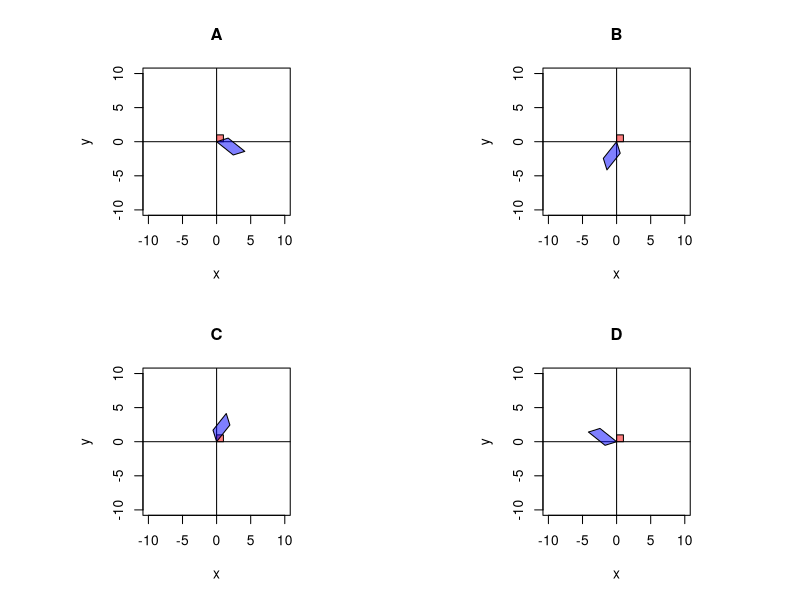

This chart was generated by the following R code:
## ---- chunk 1
matpr = function(A){
  pra = "\\begin{bmatrix}\n"
  for(i in 1:dim(A)[1]){
    pra = paste0(pra,paste0(A[i,],collapse=" & "))
    if(i<dim(A)[1]){pra = paste0(pra,"\\\\\n")} else {pra = paste0(pra,"\n")}
  }
  pra = paste0(pra,"\\end{bmatrix}")
  return(pra)
}
matcc = function(A){
  s = "[["
  for(i in 1:(dim(A)[1])){
    s2 = paste0(A[i,],collapse=",")
    s = paste0(s,s2,collapse="")
    if(i<dim(A)[1]){
      s = paste0(s,"],\n            [",collapse="")
    }
  }
  s = paste0(s,"]]",collapse="")
  return(s)
}

while(T){
  X = matrix(c(0,1,1,0,0,0,1,1),2,byrow=T)
  transformations = sample(1:5,3)
  nums = numeric()
  wrd1 = character()
  mats = list()
  for(i in 1:length(transformations)){
    tr = transformations[i]
    k = sample(13:25,1)/10
    th = round(runif(1,0.1,2*pi-0.1),2)
    if(tr==1){
      wrd1 = c(wrd1,paste0("horizontal stretch by factor ",k))
      nums = c(nums,k)
      mats[[i]] = matrix(c(k,0,0,1),2,byrow=T)
    }
    if(tr==2){
      wrd1 = c(wrd1,paste0("vertical stretch by factor ",k))
      nums = c(nums,k)
      mats[[i]] = matrix(c(1,0,0,k),2,byrow=T)
    }
    if(tr==3){
      wrd1 = c(wrd1,paste0("rotation by angle ",th))
      nums = c(nums,th)
      mats[[i]] = matrix(round(c(cos(th),-sin(th),sin(th),cos(th)),3),2,byrow=T)
    }
    if(tr==4){
      wrd1 = c(wrd1,paste0("horizontal shear by factor ",k))
      nums = c(nums,k)
      mats[[i]] = matrix(c(1,k,0,1),2,byrow=T)
    }
    if(tr==5){
      wrd1 = c(wrd1,paste0("vertical shear by factor ",k))
      nums = c(nums,k)
      mats[[i]] = matrix(c(1,0,k,1),2,byrow=T)
    }
  }
  
  A = mats[[1]]
  B = mats[[2]]
  C = mats[[3]]
  
  xp1 = C %*% B %*% A %*% X
  xp2 = matrix(c(0,1,-1,0),2,byrow=T) %*% xp1
  xp3 = matrix(c(-1,0,0,-1),2,byrow=T) %*% xp1
  xp4 = matrix(c(0,-1,1,0),2,byrow=T) %*% xp1
  
  XP = list(xp1,xp2,xp3,xp4)
  
  xpn = A %*% B %*% C %*% X
  
  
  ord = sample(1:4)
  sol = paste0(1*(1==ord),collapse="")
  if(sum(3==transformations)==1 && sum(xp1==xpn)<8){break}
}

## ---- chunk 2
par(mfrow=c(2,2),pty="s")
for(i in 1:4){
  plot(0,0,type="n",axes=T,ann=T,main=c("A","B","C","D")[i],
       xlim=c(-10,10),ylim=c(-10,10),xlab="x",ylab="y")
  abline(h=0)
  abline(v=0)
  polygon(X[1,],X[2,],col=rgb(1,0,0,0.5))
  polygon(XP[[ord[i]]][1,],XP[[ord[i]]][2,],col=rgb(0,0,1,0.5))
}
